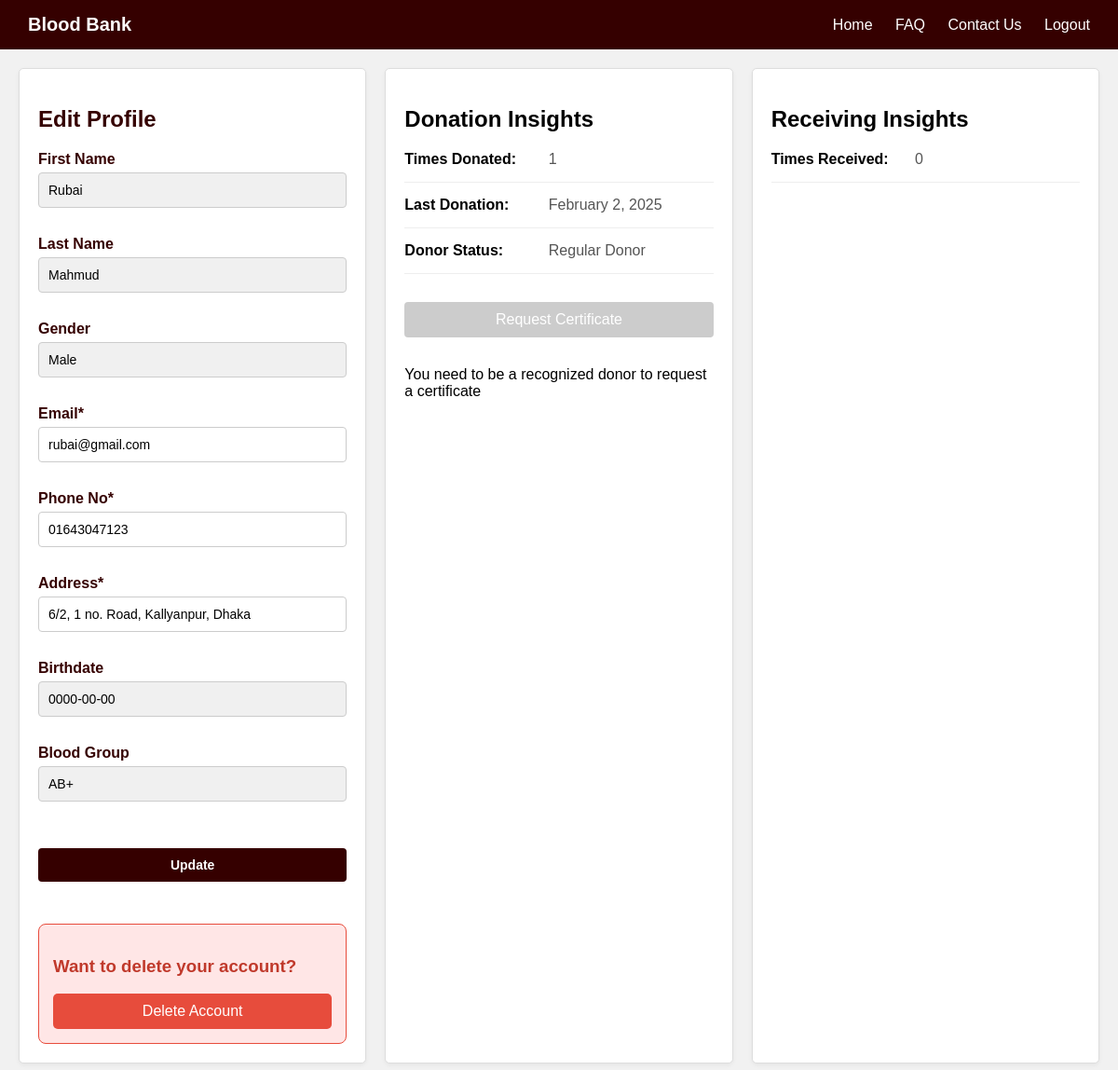
Screenshot of /editprofile.php (signed in) with the database file from the repository.
### tables this page shows
CREATE TABLE `user` (
  `User_ID` int(11) NOT NULL,
  `First_Name` varchar(50) DEFAULT NULL,
  `Last_Name` varchar(50) DEFAULT NULL,
  `Email` varchar(100) DEFAULT NULL,
  `Phone_number` varchar(15) DEFAULT NULL,
  `Address` text DEFAULT NULL,
  `Birth_date` date DEFAULT NULL,
  `Blood_group` varchar(5) DEFAULT NULL,
  `password` varchar(255) NOT NULL,
  `Gender` varchar(6) DEFAULT NULL
);

CREATE TABLE `donor` (
  `User_ID` int(11) NOT NULL,
  `Times_donated` int(11) DEFAULT NULL,
  `Last_donation_date` date DEFAULT NULL,
  `Regular_donor_flag` tinyint(1) DEFAULT NULL,
  `Recognized_donor_flag` tinyint(1) DEFAULT NULL
);

### editprofile.php (the view, shortened to what this page needs)
<?php
include 'db_connect.php';
$user_id = $_SESSION['user_id'];
$user_data = [];
function getDonationData($conn, $user_id){
    $stmt = $conn->prepare("SELECT * FROM donor WHERE User_ID = ?");
    $stmt->bind_param("i", $user_id);
    $stmt->execute();
    $result = $stmt->get_result();
    return $result->num_rows > 0 ? $result->fetch_assoc() : [];
}
$user_stmt = $conn->prepare("SELECT * FROM user WHERE User_ID = ?");
$user_stmt->bind_param("i", $user_id);
$user_stmt->execute();
$user_result = $user_stmt->get_result();
if ($user_result->num_rows === 0) {
    $message = "<p class='error'>User not found.</p>";
}
else{
    $user_data = $user_result->fetch_assoc();
}
$donation_data = getDonationData($conn, $user_id);
$receiving_count = 0;
$receiving_stmt = $conn->prepare("SELECT SUM(times_recieved) as total FROM recipient WHERE User_ID = ?");
$receiving_stmt->bind_param("i", $user_id);
$receiving_stmt->execute();
$receiving_result = $receiving_stmt->get_result();
if ($receiving_result->num_rows > 0){
    $row = $receiving_result->fetch_assoc();
    $receiving_count = $row['total'] ?? 0;
}
?>
<!DOCTYPE html>
<html lang="en">
<head>
    <link rel="stylesheet" type="text/css" href="style.css">
</head>
<body>
    <div class="navbar">
        <div class="navbar-left">
            <span>Blood Bank</span>
        </div>
        <div class="navbar-right">
            <a href="home.php" class="nav-button home">Home</a>
            <a href="faq.php" class="nav-button faq">FAQ</a>
            <a href="contact.php" class="nav-button contact">Contact Us</a>
            <a href="logout.php" class="nav-button logout">Logout</a>
        </div>
    </div>
    <div class="profile-container">
        <div class="edit-container">
            <h2>Edit Profile</h2>
            <form method="POST" action="">
                <div class="form-group">
                    <label for="fname">First Name</label>
                    <input type="text" id="fname" name="fname" value="<?php echo htmlspecialchars($user_data['First_Name'] ?? ''); ?>" readonly>
                </div>
                <div class="form-group">
                    <label for="lname">Last Name</label>
                    <input type="text" id="lname" name="lname" value="<?php echo htmlspecialchars($user_data['Last_Name'] ?? ''); ?>" readonly>
                </div>
                <div class="form-group">
                    <label for="gender">Gender</label>
                    <input type="text" id="gender" name="gender" value="<?php echo htmlspecialchars($user_data['Gender'] ?? ''); ?>" readonly>
                </div>
                <div class="form-group">
                    <label for="email">Email*</label>
                    <input type="email" id="email" name="email" value="<?php echo htmlspecialchars($user_data['Email'] ?? ''); ?>" required>
                </div>
                <div class="form-group">
                    <label for="phone">Phone No*</label>
                    <input type="text" id="phone" name="phone" value="<?php echo htmlspecialchars($user_data['Phone_number'] ?? ''); ?>" required>
                </div>
                <div class="form-group">
                    <label for="address">Address*</label>
                    <input type="text" id="address" name="address" value="<?php echo htmlspecialchars($user_data['Address'] ?? ''); ?>" required>
                </div>
                <div class="form-group">
                    <label for="bdate">Birthdate</label>
                    <input type="text" id="bdate" name="bdate" value="<?php echo htmlspecialchars($user_data['Birth_date'] ?? ''); ?>" readonly>
                </div>
                <div class="form-group">
                    <label for="bg">Blood Group</label>
                    <input type="text" id="bg" name="bg" value="<?php echo htmlspecialchars($user_data['Blood_group'] ?? ''); ?>" readonly>
                </div>
                <div class="form-actions">
                    <input type="submit" class="btn-primary" value="Update" name="submit">
                </div>
            </form>
            <div class="delete-account-container">
                <h3>Want to delete your account?</h3>
                <form method="POST" onsubmit="return confirm('Are you sure you want to delete your account? This action cannot be undone.')">
                    <button type="submit" name="delete_account" class="btn-danger">Delete Account</button>
                </form>
            </div>
        </div>
        <div class="insights-container">
            <h2>Donation Insights</h2>
            <div class="insight-item">
                <span class="insight-label">Times Donated:</span>
                <span class="insight-value"><?php echo $donation_data['Times_donated'] ?? 0; ?></span>
            </div>
            <div class="insight-item">
                <span class="insight-label">Last Donation:</span>
                <span class="insight-value">
                    <?php
                    if (!empty($donation_data['Last_donation_date'])) {
                        echo date('F j, Y', strtotime($donation_data['Last_donation_date']));
                    }
                    else{
                        echo 'Never';
                    }
                    ?>
                </span>
            </div>
            <div class="insight-item">
                <span class="insight-label">Donor Status:</span>
                <span class="insight-value">
                    <?php
                    if (($donation_data['Recognized_donor_flag'] ?? 0) == 1){
                        echo "Recognized Donor";
                    }
                    elseif (($donation_data['Regular_donor_flag'] ?? 0) == 1){
                        echo "Regular Donor";
                    }
                    else {
                        echo "New Donor";
                    }
                    ?>
                </span>
            </div>
            <form method="POST" class="certificate-form">
                <button type="submit" class="btn-certificate" name="request_certificate"
                    <?php echo (($donation_data['Recognized_donor_flag'] ?? 0) == 0) ? 'disabled' : ''; ?>>
                    Request Certificate
                </button>
                <?php if (($donation_data['Recognized_donor_flag'] ?? 0) == 0): ?>
                    <p class="info-text">You need to be a recognized donor to request a certificate</p>
                <?php endif; ?>
            </form>
        </div>
        <div class="insights-container">
            <h2>Receiving Insights</h2>
            <div class="insight-item">
                <span class="insight-label">Times Received:</span>
                <span class="insight-value"><?php echo $receiving_count; ?></span>
            </div>
        </div>
    </div>
</body>
</html>

### style.css (style rules this page uses)
*, *::before, *::after { box-sizing: border-box; }
body { font-family: Arial, sans-serif; background: #f1f1f1; margin: 0; padding: 0; }
.navbar { background-color: rgb(53, 0, 0); color: white; display: flex; justify-content: space-between; padding: 15px 30px; align-items: center; }
.navbar-left span { font-size: 20px; font-weight: bold; }
.navbar-right a { color: white; text-decoration: none; margin-left: 20px; font-size: 16px; }
.login-container form label, .edit-container form label { display: block; text-align: left; margin-bottom: 5px; font-weight: bold; color: rgb(53, 0, 0); }
.login-container form input, .edit-container form input, .login-container form select, .edit-container form select { width: 100%; padding: 10px; margin-bottom: 15px; border-radius: 4px; border: 1px solid #ccc; box-sizing: border-box; font-size: 14px; }
.login-container form input[type="submit"], .edit-container form input[type="submit"] { background-color: rgb(53, 0, 0); color: white; border: none; font-weight: bold; cursor: pointer; transition: background-color 0.3s; }
.edit-container h2 { margin-bottom: 20px; color: rgb(53, 0, 0); }
.delete-account-container { margin-top: 30px; padding: 15px; border: 1px solid #e74c3c; background-color: #ffe6e6; border-radius: 8px; }
.delete-account-container h3 { color: #c0392b; }
.btn-danger { background-color: #e74c3c; color: white; padding: 10px 20px; border: none; border-radius: 5px; cursor: pointer; transition: background-color 0.3s; }
.profile-container { display: flex; gap: 20px; margin: 20px auto; max-width: 1200px; padding: 0 20px; }
.edit-container, .insights-container { flex: 1; padding: 20px; border: 1px solid #ddd; border-radius: 5px; background-color: #fff; box-shadow: 0 2px 5px rgba(0,0,0,0.05); }
form { display: flex; flex-direction: column; gap: 15px; }
input[readonly] { background-color: #f0f0f0; cursor: not-allowed; }
.form-actions { margin-top: 20px; display: flex; gap: 10px; }
input[type="submit"], button { padding: 10px 20px; background-color: rgb(53, 0, 0); color: white; border: none; border-radius: 4px; cursor: pointer; font-size: 16px; transition: background-color 0.3s; }
button:disabled { background-color: #cccccc; cursor: not-allowed; }
.insight-item { margin-bottom: 15px; padding-bottom: 15px; border-bottom: 1px solid #eee; }
.insight-label { font-weight: bold; display: inline-block; width: 150px; }
.insight-value { color: #555; }
.certificate-form { margin-top: 30px; }

### rows the page displays
user: fname "Rubai", lname "Mahmud", gender "Male", email "rubai@gmail.com", phone "01643047123", address "6/2, 1 no. Road, Kallyanpur, Dhaka", bdate "0000-00-00", bg "AB+"
donor: Times_donated "1", Last_donation_date "February 2, 2025"

### other values shown
$receiving_count "0"
